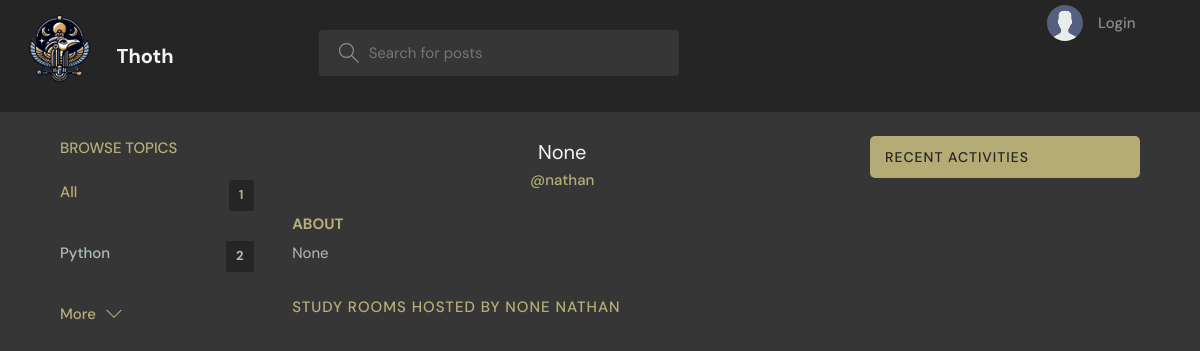
Page /profile/1/ on the earlier database version.
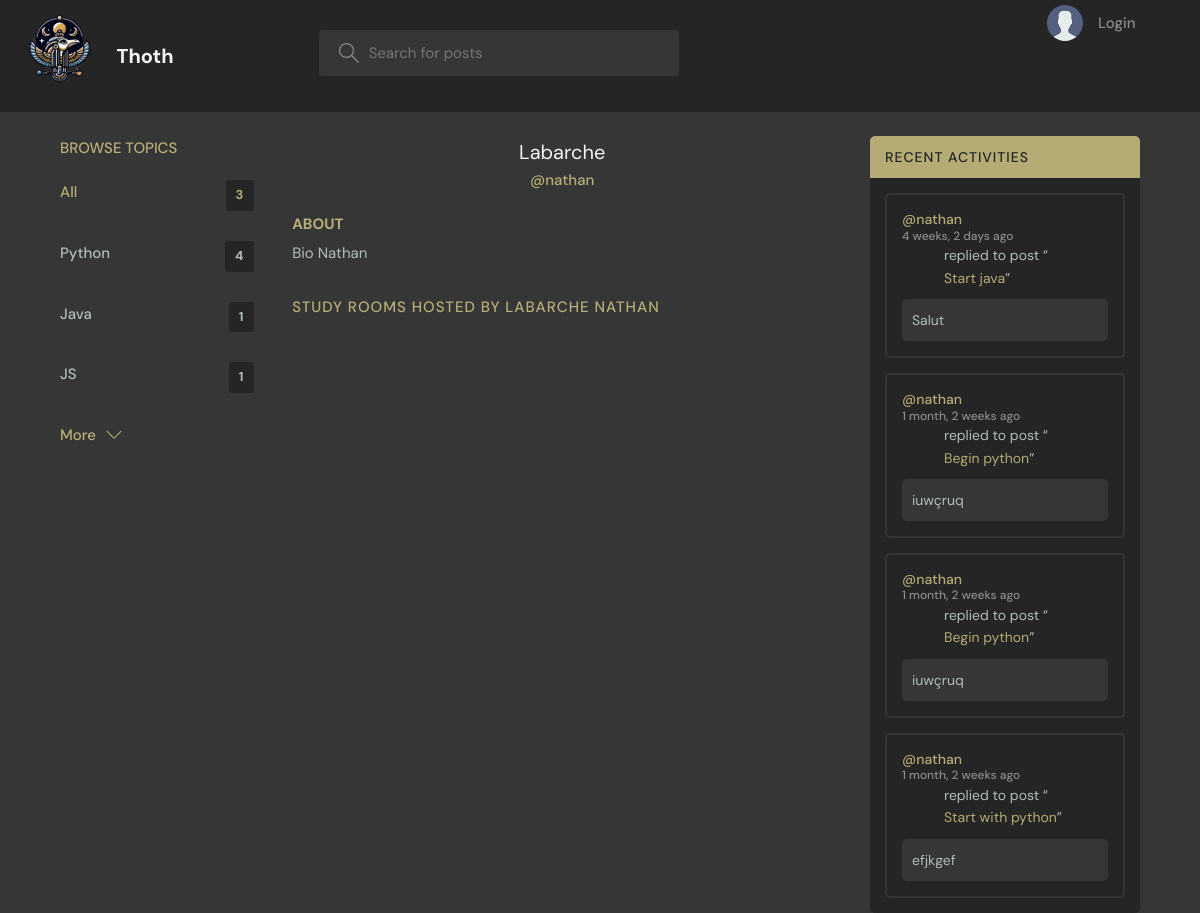
Same page on the later database version.
### base/models.py (models this page shows, shortened)
class Topic(models.Model):
    name = models.CharField(max_length=200)

class User(AbstractUser):
    name = models.CharField(max_length=200, null=True)
    email = models.EmailField(unique=True, null=True)
    bio = models.TextField(null=True)
    avatar = models.ImageField(null=True, default="avatar.svg")
    ROLE_CHOICES = (
        ('eleve', 'Élève'),
        ('professeur', 'Professeur'),
    )
    role = models.CharField(max_length=20, choices=ROLE_CHOICES, default='eleve')
    USERNAME_FIELD = 'email'
    REQUIRED_FIELDS = ['username']

class Message(models.Model):
    user = models.ForeignKey(User, on_delete=models.CASCADE)
    room = models.ForeignKey(Room, on_delete=models.CASCADE)
    body = models.TextField()
    file = models.FileField(upload_to='message_files/', null=True, blank=True)  # Chemin où les fichiers seront stockés
    updated = models.DateTimeField(auto_now=True)
    created = models.DateTimeField(auto_now_add=True)
    class Meta:
        ordering = ['-updated', '-created']

class Room(models.Model):
    host = models.ForeignKey(User, on_delete=models.SET_NULL, null=True)
    topic = models.ForeignKey(Topic, on_delete=models.SET_NULL, null=True)
    name = models.CharField(max_length=200)
    description = models.TextField(null=True, blank=True)
    participants = models.ManyToManyField(
        User, related_name='participants', blank=True)
    updated = models.DateTimeField(auto_now=True)
    created = models.DateTimeField(auto_now_add=True)
    rating = models.FloatField(default=0.0)
    paye = models.BooleanField(default=False)
    price = models.DecimalField(max_digits=10, decimal_places=2, default=0.00)  # Ajout du champ price
    payees = models.ManyToManyField(User, related_name='paid_rooms')
    file = models.FileField(upload_to='room_files/', blank=True, null=True)
    class Meta:
        ordering = ['-updated', '-created']
    def __str__(self):
        return self.name

### base/views.py (the view)
# urls.py: path('profile/<str:pk>/', views.userProfile, name="user-profile"),
def userProfile(request, pk):
    user = User.objects.get(id=pk)
    rooms = user.room_set.all()
    room_messages = user.message_set.all()
    topics = Topic.objects.all()
    context = {'user': user, 'rooms': rooms,
               'room_messages': room_messages, 'topics': topics}
    return render(request, 'base/profile.html', context)

### base/templates/base/profile.html (shortened to what this page needs)
{% extends 'main.html' %}
{% block content %}
  <main class="profile-page layout layout--3">
    <div class="container">
      {% include 'base/topics_component.html' %}
      <div class="roomList">
        <div class="profile">
          <div class="profile__info">
            <h3>{{ user.name }}</h3>
            <p>@{{ user.username }}</p>
          </div>
          <div class="profile__about">
            <h3>About</h3>
            <p>{{ user.bio }}</p>
          </div>
        </div>
        <div class="roomList__header">
          <div>
            <h2>Study Rooms Hosted by {{user.name}} {{user.username}}</h2>
          </div>
        </div>
      </div>
      {% include 'base/activity_component.html' %}
    </div>
  </main>
{% endblock %}

### base/templates/base/topics_component.html
<div class="topics">
  <div class="topics__header">
    <h2>Browse Topics</h2>
  </div>
  <ul class="topics__list">
    <li>
      <a href="{% url 'home' %}" class="active">All <span>{{ topics.count }}</span></a>
    </li>
    {% for topic in topics %}
      <li>
        <a href="{% url 'home' %}?q={{ topic.name }}">{{ topic.name }}<span>{{ topic.room_set.all.count }}</span></a>
      </li>
    {% endfor %}
  </ul>
  <a class="btn btn--link" href="{% url 'topics' %}">
    More<svg version="1.1" xmlns="http://www.w3.org/2000/svg" width="32" height="32" viewBox="0 0 32 32">
      <title>chevron-down</title>
      <path d="M16 21l-13-13h-3l16 16 16-16h-3l-13 13z"></path>
    </svg>
  </a>
</div>

### base/templates/base/activity_component.html (shortened to what this page needs)
<div class="activities">
  <div class="activities__header">
    <h2>Recent Activities</h2>
  </div>
  {% for message in room_messages %}
    <div class="activities__box">
      <div class="activities__boxHeader roomListRoom__header">
        <a href="{% url 'user-profile' message.user.id %}" class="roomListRoom__author">
          <p>
            @{{ message.user.username }}
            <span>{{ message.created|timesince }} ago</span>
          </p>
        </a>
      </div>
      <div class="activities__boxContent">
        <p>
          replied to post “<a href="{% url 'room' message.room.id %}">{{ message.room }}</a>”
        </p>
        <div class="activities__boxRoomContent">{{ message.body }}</div>
      </div>
    </div>
  {% endfor %}
</div>

Differences in the rows shown:
computed for Topic "Python": room_set.all.count "2" → "4"
added Topic: name "Java", room_set.all.count "1"
added Topic: name "JS", room_set.all.count "1"
changed User "nathan": name "None" → "Labarche"; bio "None" → "Bio Nathan"; name "NONE" → "LABARCHE"
added Message: user.username "nathan", created "4 weeks, 2 days", room "Start java", body "Salut"
added Message: user.username "nathan", created "1 month, 2 weeks", room "Begin python", body "iuwçruq"
added Message: user.username "nathan", created "1 month, 2 weeks", room "Begin python", body "iuwçruq"
added Message: user.username "nathan", created "1 month, 2 weeks", room "Start with python", body "efjkgef"
Other differences:
{{ topics.count }}: "1" → "3"
